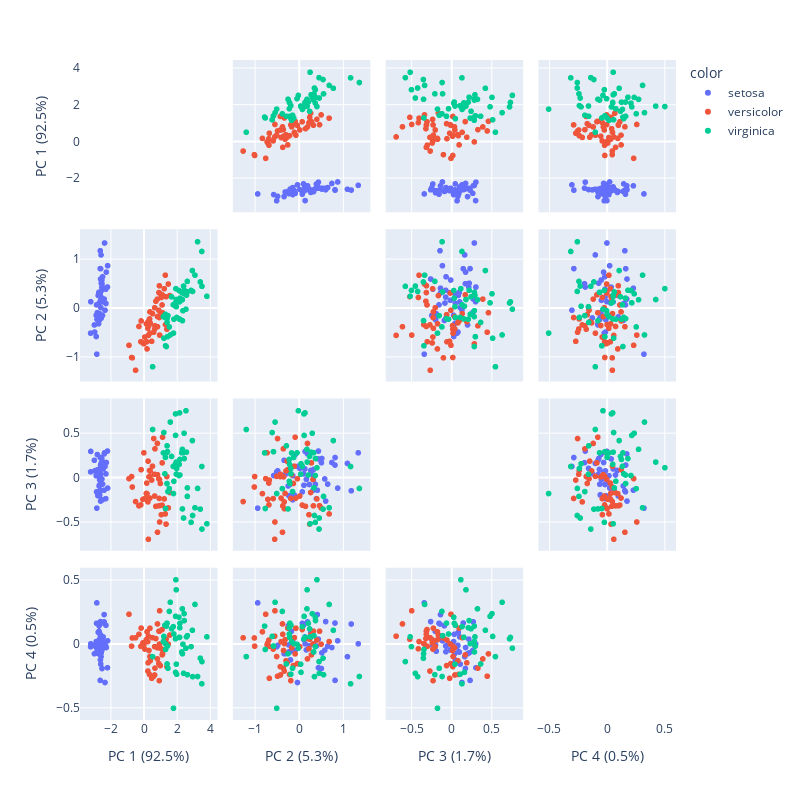

Write notebook code for a chart like this one.
### Code cell
import plotly.express as px
from sklearn.decomposition import PCA

df = px.data.iris()
features = ["sepal_width", "sepal_length", "petal_width", "petal_length"]

pca = PCA()
components = pca.fit_transform(df[features])
labels = {
    str(i): f"PC {i+1} ({var:.1f}%)"
    for i, var in enumerate(pca.explained_variance_ratio_ * 100)
}

fig = px.scatter_matrix(
    components,
    labels=labels,
    dimensions=range(4),
    color=df["species"]
)
fig.update_traces(diagonal_visible=False)

# Set the height and width of the figure
fig.update_layout(
    height=800,  # adjust this value as needed
    width=800    # adjust this value as needed
)

fig.show()


# Each row and column in the plot represents one of the principal components.
# The scatter plots in the grid show the relationship between each pair of principal components.
# The points in each scatter plot are colored based on the species of iris to show how the different species are distributed in the reduced-dimensional space defined by the principal components.
# The diagonal entries of the plot are histograms showing the distribution of each principal component.
